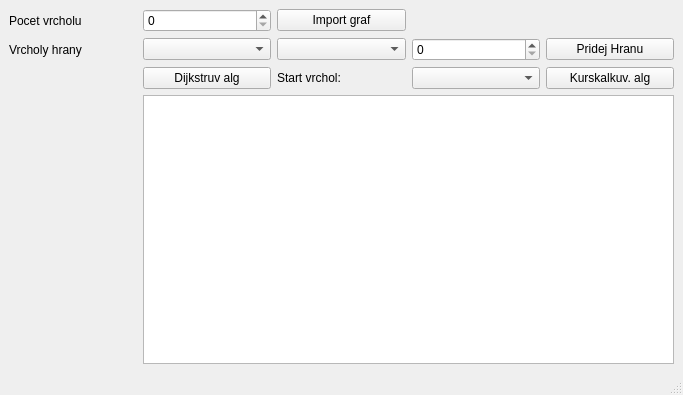
<?xml version="1.0" encoding="UTF-8"?>
<ui version="4.0">
 <class>MainWindow</class>
 <widget class="QMainWindow" name="MainWindow">
  <property name="geometry">
   <rect>
    <x>0</x>
    <y>0</y>
    <width>683</width>
    <height>395</height>
   </rect>
  </property>
  <property name="windowTitle">
   <string>MainWindow</string>
  </property>
  <widget class="QWidget" name="centralwidget">
   <layout class="QGridLayout" name="gridLayout">
    <item row="1" column="0">
     <widget class="QLabel" name="label_2">
      <property name="text">
       <string>Vrcholy hrany</string>
      </property>
     </widget>
    </item>
    <item row="1" column="1">
     <widget class="QComboBox" name="comboPrvniVrchol"/>
    </item>
    <item row="0" column="0">
     <widget class="QLabel" name="label">
      <property name="text">
       <string>Pocet vrcholu</string>
      </property>
     </widget>
    </item>
    <item row="0" column="1">
     <widget class="QSpinBox" name="spinBoxPocetVrcholu"/>
    </item>
    <item row="1" column="2">
     <widget class="QComboBox" name="comboDruhyVrchol"/>
    </item>
    <item row="0" column="2">
     <widget class="QPushButton" name="buttonImportGraf">
      <property name="text">
       <string>Import graf</string>
      </property>
     </widget>
    </item>
    <item row="2" column="2">
     <widget class="QLabel" name="label_3">
      <property name="text">
       <string>Start vrchol:</string>
      </property>
     </widget>
    </item>
    <item row="2" column="1">
     <widget class="QPushButton" name="buttonDijkstra">
      <property name="text">
       <string>Dijkstruv alg</string>
      </property>
     </widget>
    </item>
    <item row="2" column="3">
     <widget class="QComboBox" name="comboStartVrchol"/>
    </item>
    <item row="1" column="3">
     <widget class="QSpinBox" name="spinBoxVahaHrany">
      <property name="toolTip">
       <string>Váha hrany</string>
      </property>
     </widget>
    </item>
    <item row="1" column="4">
     <widget class="QPushButton" name="pushButtonPridejHranu">
      <property name="text">
       <string>Pridej Hranu</string>
      </property>
     </widget>
    </item>
    <item row="3" column="1" colspan="4">
     <widget class="QTextEdit" name="textEditMatice"/>
    </item>
    <item row="2" column="4">
     <widget class="QPushButton" name="buttonKurskalkuv">
      <property name="text">
       <string>Kurskalkuv. alg</string>
      </property>
     </widget>
    </item>
   </layout>
  </widget>
  <widget class="QMenuBar" name="menubar">
   <property name="geometry">
    <rect>
     <x>0</x>
     <y>0</y>
     <width>683</width>
     <height>25</height>
    </rect>
   </property>
  </widget>
  <widget class="QStatusBar" name="statusbar"/>
 </widget>
 <resources/>
 <connections/>
</ui>
